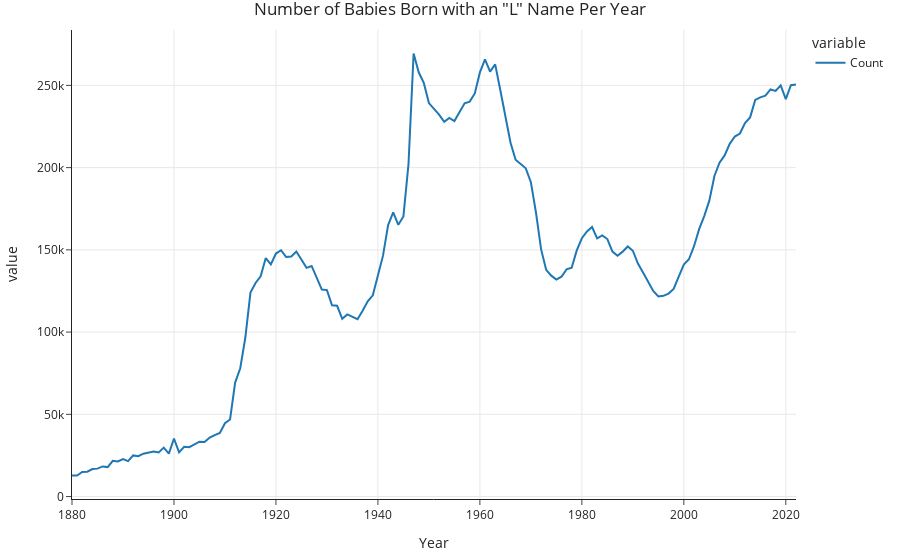

Notebook cell for this chart:
### Markdown cell above
### "'L' has to be like the consonant of the decade."

### Code cell
(baby
 .assign(first_letter=baby['Name'].str[0])
 .query('first_letter == "L"')
 .groupby('Year')
 ['Count']
 .sum()
 .plot(title='Number of Babies Born with an "L" Name Per Year')
)

### Figure 1 — Plotly figure (JSON) as saved in the notebook; plotly's stock layout.template omitted (floating-point values rounded to 4 significant figures; data arrays with more than 128 entries replaced by an {"elided": "..."} marker saying what was removed)
{"data": [{"hovertemplate": "variable=Count<br>Year=%{x}<br>value=%{y}<extra></extra>", "legendgroup": "Count", "line": {"color": "#1F77B4", "dash": "solid"}, "marker": {"symbol": "circle"}, "mode": "lines", "name": "Count", "orientation": "v", "showlegend": true, "type": "scatter", "x": {"elided": "143 int values"}, "xaxis": "x", "y": {"elided": "143 int values"}, "yaxis": "y"}], "layout": {"autosize": true, "legend": {"title": {"text": "variable"}, "tracegroupgap": 0}, "title": {"text": "Number of Babies Born with an \"L\" Name Per Year"}, "xaxis": {"anchor": "y", "autorange": true, "domain": [0, 1], "range": [1880, 2022], "title": {"text": "Year"}, "type": "linear"}, "yaxis": {"anchor": "x", "autorange": true, "domain": [0, 1], "range": [-1488.0, 283700.0], "title": {"text": "value"}, "type": "linear"}}}
